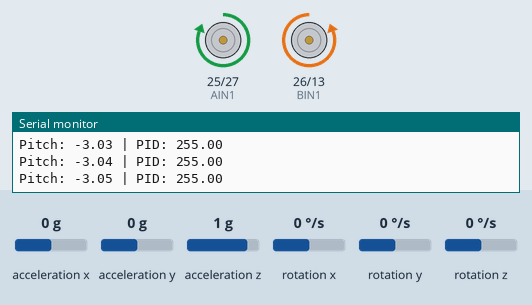
Simulated run of this sketch. Board: ESP32. Shown: motor-driver pin pairs drawn as motors (green arrow = first pin HIGH = forward, orange = second pin HIGH = backward, longer = more drive), the last lines printed to the serial monitor. Wiring (inferred from the names in the program): MPU-6050 motion sensor at I2C address 0x68. The inputs (shaded band) are chosen by the test bench; at power-on: rotation x 0 °/s, acceleration z 1 g, acceleration y 0 g, acceleration x 0 g, rotation y 0 °/s, rotation z 0 °/s.

Above: at 1.8 s.
1.9 s: rotation x set to 59 °/s
At 3.2 s:
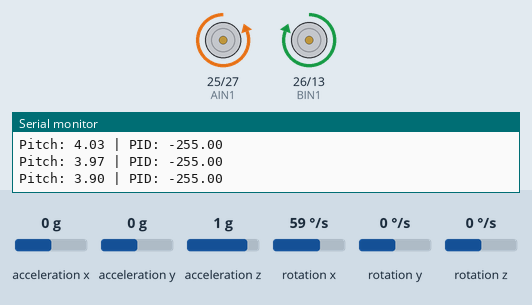
3.7 s: acceleration z set to 0.8 g
At 5.94 s:
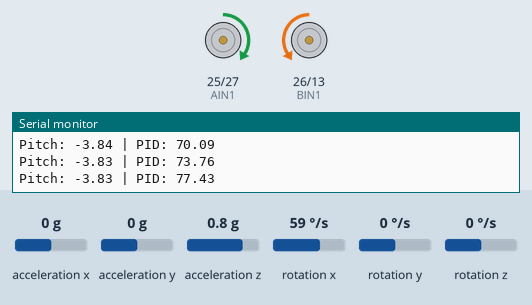
6.7 s: rotation x set to 100 °/s
At 7.36 s:
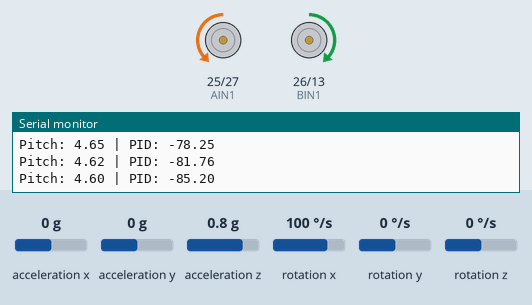
9.7 s: acceleration y set to 1.4 g
At 10.6 s:
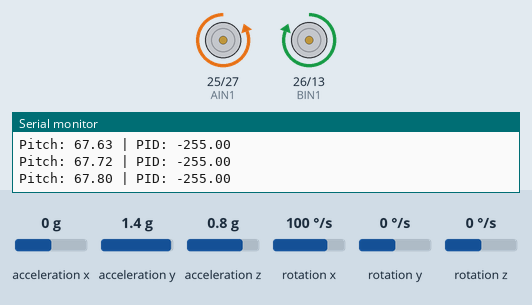
11.2 s: acceleration y set to 0 g
13.2 s: acceleration y set to -0.3 g
Timing chart, 0 to 17.2 s (numbered marks = the images above; inputs shaded):
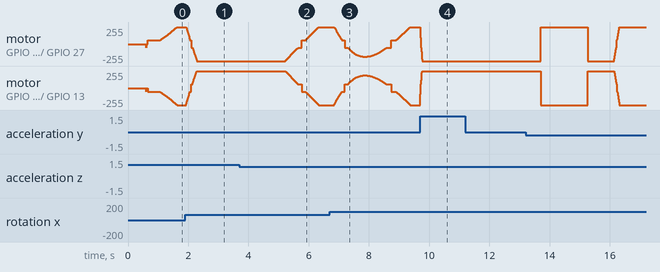

The sketch:

Controls_Project_PID.ino
```cpp
#include <Wire.h>
#include <math.h>

// MPU6050 I2C address
#define MPU_ADDR 0x68

// Motor pins
#define AIN1 25
#define AIN2 27
#define BIN1 26
#define BIN2 13

// PID parameters
double Kp = 35.0;  // proportional
double Ki = 120;   // integral
double Kd = 1.2;   // derivative

// Complementary/Kalman filter constants
double Q_angle = 0.001;   // process noise variance for the accelerometer
double Q_gyro = 0.003;    // process noise variance for the gyro bias
double R_angle = 0.03;    // measurement noise variance

// Timing
unsigned long lastTime = 0;
float dt = 0;

// MPU6050 offsets (averaged)
const int16_t ax_offset = 328;
const int16_t ay_offset = 872;
const int16_t az_offset = -121;
const int16_t gx_offset = -24;
const int16_t gy_offset = 482;
const int16_t gz_offset = 133;

// Max tilt before full motor output
const float maxAngle = 25.0;

// Kalman filter variables
double angle = 0;    // filtered angle
double bias = 0;     // gyro bias
double P[2][2] = {{0,0},{0,0}}; // error covariance matrix

// PID variables
double pidOutput = 0;
double errorSum = 0;
double lastError = 0;

// Raw MPU6050 readings
int16_t ax, ay, az, gx, gy, gz;

// Read 16-bit MPU6050 register
int16_t readMPU16(uint8_t reg){
  Wire.beginTransmission(MPU_ADDR);
  Wire.write(reg);
  Wire.endTransmission(false);
  Wire.requestFrom(MPU_ADDR, (uint8_t)2);
  while(Wire.available() < 2);
  return Wire.read() << 8 | Wire.read();
}

// Wake up MPU6050
void mpuInit(){
  Wire.beginTransmission(MPU_ADDR);
  Wire.write(0x6B); Wire.write(0x00); Wire.endTransmission(); // wake up
  Wire.beginTransmission(MPU_ADDR);
  Wire.write(0x1B); Wire.write(0x00); Wire.endTransmission(); // gyro ±250
  Wire.beginTransmission(MPU_ADDR);
  Wire.write(0x1C); Wire.write(0x00); Wire.endTransmission(); // accel ±2g
}

// Read raw accel + gyro
void readMPU(){
  ax = readMPU16(0x3B) - ax_offset;
  ay = readMPU16(0x3D) - ay_offset;
  az = readMPU16(0x3F) - az_offset;
  gx = readMPU16(0x43) - gx_offset;
  gy = readMPU16(0x45) - gy_offset;
  gz = readMPU16(0x47) - gz_offset;
}

// ----------- DEAD BAND FUNCTION (55–255) ------------
int applyDeadband(int x) {
  if (x == 0) return 0;
  int sign = (x > 0) ? 1 : -1;
  int mag = abs(x);

  if (mag < 55) mag = 55;   // minimum usable PWM
  if (mag > 255) mag = 255; // clamp max

  return sign * mag;
}
// ----------------------------------------------------

// Kalman filter update
double kalmanUpdate(double newAngle, double newRate, double dt){
  // Predict
  double rate = newRate - bias;
  angle += dt * rate;

  P[0][0] += dt * (dt*P[1][1] - P[0][1] - P[1][0] + Q_angle);
  P[0][1] -= dt * P[1][1];
  P[1][0] -= dt * P[1][1];
  P[1][1] += Q_gyro * dt;

  // Update
  double S = P[0][0] + R_angle;
  double K[2];
  K[0] = P[0][0]/S;
  K[1] = P[1][0]/S;

  double y = newAngle - angle;
  angle += K[0]*y;
  bias += K[1]*y;

  double P00_temp = P[0][0];
  double P01_temp = P[0][1];

  P[0][0] -= K[0]*P00_temp;
  P[0][1] -= K[0]*P01_temp;
  P[1][0] -= K[1]*P00_temp;
  P[1][1] -= K[1]*P01_temp;

  return angle;
}

// Motor control
void setMotor(int pwmA, int pwmB){
  if(pwmA >= 0){ analogWrite(AIN1,pwmA); analogWrite(AIN2,0); }
  else{ analogWrite(AIN1,0); analogWrite(AIN2,-pwmA); }

  if(pwmB >= 0){ analogWrite(BIN1,pwmB); analogWrite(BIN2,0); }
  else{ analogWrite(BIN1,0); analogWrite(BIN2,-pwmB); }
}

void setup(){
  Serial.begin(115200);
  Wire.begin(21,22); // SDA/SCL
  delay(500);
  Serial.println("Initializing MPU6050...");
  mpuInit();
  delay(100);

  pinMode(AIN1, OUTPUT);
  pinMode(AIN2, OUTPUT);
  pinMode(BIN1, OUTPUT);
  pinMode(BIN2, OUTPUT);

  lastTime = millis();
  Serial.println("Setup complete. Start balancing...");
}

void loop(){
  unsigned long now = millis();
  dt = (now - lastTime)/1000.0;
  lastTime = now;

  readMPU();

  // Accelerometer angle
  double accelAngle = atan2(ay, az)*180.0/PI;

  // Gyro rate in deg/s
  double gyroRate = gx/131.0;

  // Kalman filter
  double pitch = kalmanUpdate(accelAngle, gyroRate, dt);

  // PID
  double error = 0.0 - pitch;
  errorSum += error*dt;
  double dError = (error - lastError)/dt;
  pidOutput = Kp*error + Ki*errorSum + Kd*dError;
  lastError = error;

  // Max tilt safety
  if(pitch >= maxAngle) pidOutput = -255;
  else if(pitch <= -maxAngle) pidOutput = 255;

  // Clamp PID
  if(pidOutput > 255) pidOutput = 255;
  if(pidOutput < -255) pidOutput = -255;

  // Apply deadband **here**
  int pwmA = applyDeadband((int)pidOutput);
  int pwmB = applyDeadband(-(int)pidOutput);

  // Motors towards fall direction
  setMotor(pwmA, pwmB);

  Serial.print("Pitch: "); Serial.print(pitch);
  Serial.print(" | PID: "); Serial.println(pidOutput);

  delay(5);
}
```

Measured:
- after the input at 1.9 s, motor on GPIO 25 (AIN1) / GPIO 27 (AIN2): moves from forward 255/255 to backward 255/255 over 0.36 s, starting at once; motor on GPIO 26 (BIN1) / GPIO 13 (BIN2): moves from backward 255/255 to forward 255/255 over 0.36 s, starting at once
- after the input at 9.7 s, motor on GPIO 25 (AIN1) / GPIO 27 (AIN2): forward 255/255 → backward 255/255 at once; motor on GPIO 26 (BIN1) / GPIO 13 (BIN2): backward 255/255 → forward 255/255 at once
